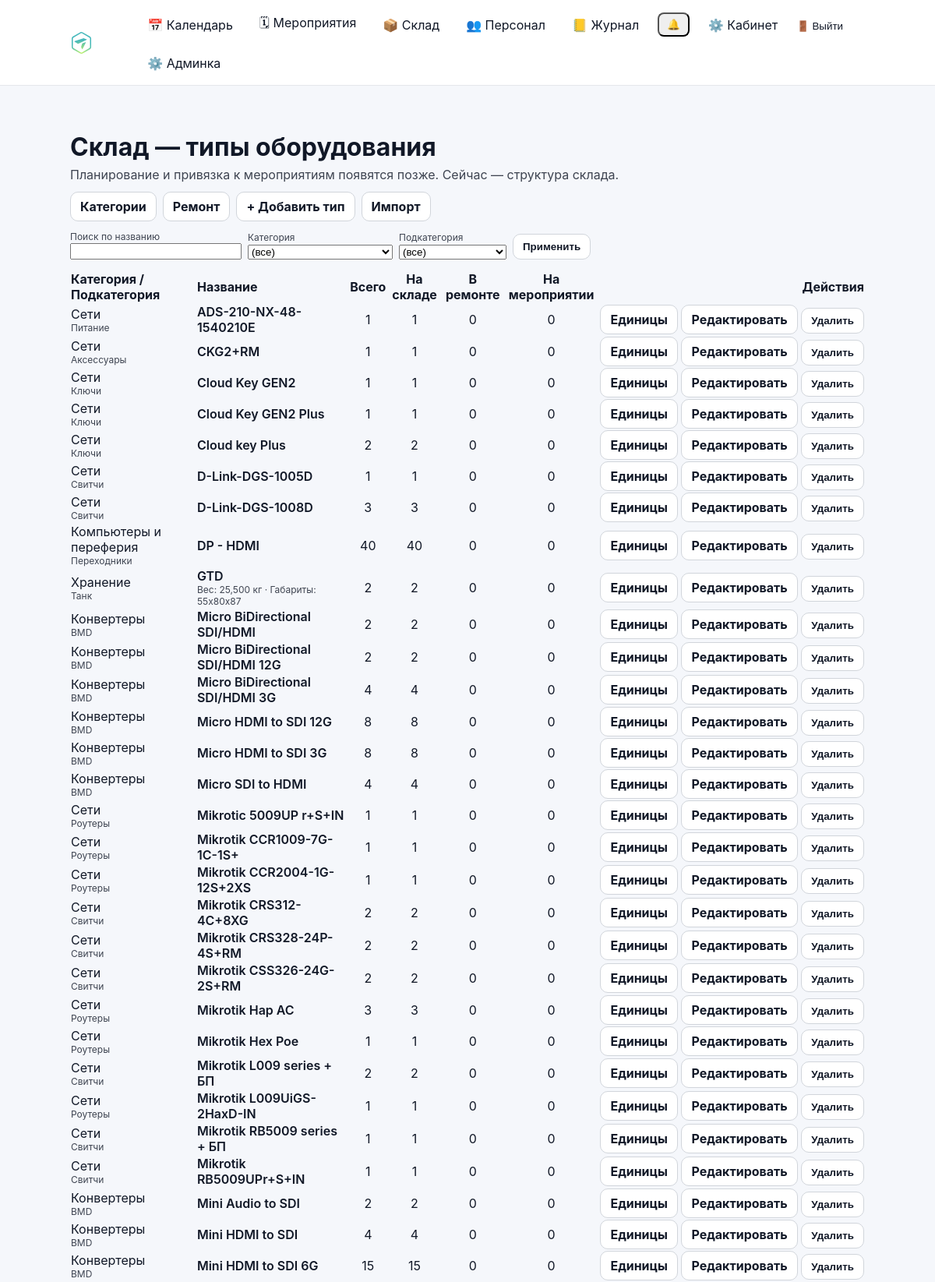
/warehouse/ (signed in, upper part), run on the app's committed database.
### inventory/models.py (models this page shows, shortened)
class StockEquipmentType(models.Model):
    name = models.CharField(max_length=255)
    category = models.ForeignKey(StockCategory, on_delete=models.PROTECT)
    subcategory = models.ForeignKey(
        StockSubcategory,
        on_delete=models.PROTECT,
        null=True,
        blank=True
    )
    power_w = models.PositiveIntegerField(
        null=True,
        blank=True,
        verbose_name="Потребляемая мощность (Вт)"
    )
    dimensions_mm = models.CharField(
        max_length=100,
        null=True,
        blank=True,
        verbose_name="Габариты (мм)"
    )
    weight_kg = models.DecimalField(
        max_digits=6,
        decimal_places=2,
        null=True,
        blank=True,
        verbose_name="Вес (кг)"
    )
    name = models.CharField(max_length=200)
    description = models.TextField(blank=True)
    weight_kg = models.DecimalField(max_digits=8, decimal_places=3, null=True, blank=True)
    width_mm = models.PositiveIntegerField(null=True, blank=True)
    height_mm = models.PositiveIntegerField(null=True, blank=True)
    depth_mm = models.PositiveIntegerField(null=True, blank=True)
    power_watt = models.PositiveIntegerField(null=True, blank=True)
    is_active = models.BooleanField(default=True)
    created_at = models.DateTimeField(auto_now_add=True)
    class Meta:
        verbose_name = "Тип оборудования склада"
        verbose_name_plural = "Типы оборудования склада"
        unique_together = ("category", "subcategory", "name")
        ordering = ["category__name", "subcategory__name", "name", "id"]

class StockCategory(models.Model):
    name = models.CharField(max_length=100, unique=True)
    class Meta:
        verbose_name = "Категория склада"
        verbose_name_plural = "Категории склада"
        ordering = ["name", "id"]

class StockSubcategory(models.Model):
    category = models.ForeignKey(StockCategory, on_delete=models.PROTECT, related_name="subcategories")
    name = models.CharField(max_length=100)
    class Meta:
        verbose_name = "Подкатегория склада"
        verbose_name_plural = "Подкатегории склада"
        unique_together = ("category", "name")
        ordering = ["category__name", "name", "id"]

### inventory/warehouse_types_views.py (the view)
# urls.py: path("warehouse/", warehouse_types_views.stock_type_list_view, name="stock_type_list"),
@login_required
def stock_type_list_view(request):
    if not can_view_stock(request.user):
        return _forbidden()
    category_id = request.GET.get("category") or ""
    subcategory_id = request.GET.get("subcategory") or ""
    q = (request.GET.get("q") or "").strip()
    types = StockEquipmentType.objects.select_related("category", "subcategory").all()
    if category_id.isdigit():
        types = types.filter(category_id=int(category_id))
    if subcategory_id.isdigit():
        types = types.filter(subcategory_id=int(subcategory_id))
    if q:
        types = types.filter(name__icontains=q)
    item_counts = (
        StockEquipmentItem.objects
        .values("equipment_type_id")
        .annotate(
            total=Count("id"),
            on_stock=Count("id", filter=Q(status=StockEquipmentItem.STATUS_STORAGE)),
            in_repair=Count("id", filter=Q(status=StockEquipmentItem.STATUS_REPAIR)),
            on_event=Count("id", filter=Q(status=StockEquipmentItem.STATUS_EVENT)),
        )
    )
    counts_map = {row["equipment_type_id"]: row for row in item_counts}
    categories = StockCategory.objects.all().order_by("name")
    subcategories = StockSubcategory.objects.all().order_by("name")
    if category_id.isdigit():
        subcategories = subcategories.filter(category_id=int(category_id))
    return render(
        request,
        "inventory/warehouse/types_list.html",
        {
            "types": types.order_by("name"),
            "categories": categories,
            "subcategories": subcategories,
            "category_id": category_id,
            "subcategory_id": subcategory_id,
            "q": q,
            "counts_map": counts_map,
            "can_manage": _can_manage(request.user),
        },
    )

### accounts/context_processors.py (called while the page is built)
def authz_flags(request):
    user = getattr(request, "user", None)
    return {
        "can_manage_staff": can_manage_staff(user),
        "can_edit_event_card": can_edit_event_card(user),
        "can_edit_event_equipment": can_edit_event_equipment(user),
        "can_edit_inventory": can_edit_inventory(user),
        "can_view_stock": can_view_stock(user),
    }

### accounts/permissions.py (called while the page is built)
def _ok(user) -> bool:
    return bool(user and user.is_authenticated)

def is_super(user) -> bool:
    return bool(_ok(user) and getattr(user, "is_superuser", False))

def can_manage_staff(user) -> bool:
    return is_super(user) or (_ok(user) and user.has_perm("accounts.manage_staff"))

def can_edit_inventory(user) -> bool:
    return is_super(user) or (_ok(user) and user.has_perm("inventory.manage_inventory"))

def can_view_stock(user) -> bool:
    return is_super(user) or (_ok(user) and (user.has_perm("inventory.manage_inventory") or user.has_perm("events.edit_event_card")))

def can_edit_event_card(user) -> bool:
    return is_super(user) or (_ok(user) and user.has_perm("events.edit_event_card"))

def can_edit_event_equipment(user) -> bool:
    return is_super(user) or (_ok(user) and user.has_perm("events.edit_event_equipment"))

### inventory/templatetags/inventory_extras.py (called while the page is built, shortened)
@register.filter(name="get_item")
def get_item(mapping, key):
    if mapping is None:
        return None
    try:
        return mapping.get(key)
    except Exception:
        pass

### inventory/warehouse_types_views.py (called while the page is built)
def _can_manage(user) -> bool:
    return can_edit_inventory(user)

### inventory/templates/inventory/warehouse/types_list.html (shortened to what this page needs)
{% extends 'base.html' %}
{% load static %}
{% load inventory_extras %}
{% block content %}
<div class="container" style="max-width: 1200px;">
  <h1 style="margin-bottom:6px;">Склад — типы оборудования</h1>
  <div style="opacity:.8; margin-bottom:12px;">Планирование и привязка к мероприятиям появятся позже. Сейчас — структура склада.</div>
  <div style="display:flex; gap:8px; flex-wrap:wrap; align-items:center; margin-bottom:12px;">
    <a class="btn" href="/warehouse/categories/">Категории</a>
    <a class="btn" href="/warehouse/repairs/">Ремонт</a>
    {% if can_manage %}
      <a class="btn" href="{% url 'stock_type_add' %}">+ Добавить тип</a>
    {% endif %}
    <a class="btn btn-light" href="{% url 'stock_import' %}">Импорт</a>
  </div>
  <form method="get" action="" style="display:flex; gap:8px; flex-wrap:wrap; align-items:end; margin-bottom:14px;">
    <div>
      <label for="q" style="display:block; font-size:12px; opacity:.8;">Поиск по названию</label>
      <input id="q" name="q" type="text" value="{{ q|default:'' }}" style="min-width:220px;">
    </div>
    <div>
      <label for="category" style="display:block; font-size:12px; opacity:.8;">Категория</label>
      <select id="category" name="category">
        <option value="">(все)</option>
      </select>
    </div>
    <div>
      <label for="subcategory" style="display:block; font-size:12px; opacity:.8;">Подкатегория</label>
      <select id="subcategory" name="subcategory">
        <option value="">(все)</option>
      </select>
    </div>
    <button class="btn" type="submit">Применить</button>
  </form>
  <table class="table" style="width:100%; border-collapse:collapse;">
    <thead>
      <tr>
        <th style="text-align:left;">Категория / Подкатегория</th>
        <th style="text-align:left;">Название</th>
        <th style="text-align:center;">Всего</th>
        <th style="text-align:center;">На складе</th>
        <th style="text-align:center;">В ремонте</th>
        <th style="text-align:center;">На мероприятии</th>
        <th style="text-align:right;">Действия</th>
      </tr>
    </thead>
    <tbody>
      {% for t in types %}
        {% with cnt=counts_map|get_item:t.id %}
        <tr>
          <td>
            <div>{{ t.category.name }}</div>
            <div style="opacity:.8; font-size:12px;">{% if t.subcategory %}{{ t.subcategory.name }}{% else %}—{% endif %}</div>
          </td>
          <td>
            <div style="font-weight:600;">{{ t.name }}</div>
            <div style="opacity:.8; font-size:12px;">
              {% if t.weight_kg %}Вес: {{ t.weight_kg }} кг{% endif %}
              {% if t.dimensions_mm %}{% if t.weight_kg %} · {% endif %}Габариты: {{ t.dimensions_mm }}{% endif %}
            </div>
          </td>
          <td style="text-align:center;">{{ cnt.total|default:0 }}</td>
          <td style="text-align:center;">{{ cnt.on_stock|default:0 }}</td>
          <td style="text-align:center;">{{ cnt.in_repair|default:0 }}</td>
          <td style="text-align:center;">{{ cnt.on_event|default:0 }}</td>
          <td style="text-align:right; white-space:nowrap;">
            <a class="btn btn-sm" href="{% url 'stock_items_list' type_id=t.id %}">Единицы</a>
            {% if can_manage %}
              <a class="btn btn-sm" href="{% url 'stock_type_edit' t.id %}">Редактировать</a>
              <form method="post" action="{% url 'stock_type_delete' t.id %}" style="display:inline;">
                <button class="btn btn-sm" type="submit" onclick="return confirm('Удалить тип «{{ t.name }}»?')">Удалить</button>
              </form>
            {% endif %}
          </td>
        </tr>
        {% endwith %}
      {% empty %}
        <tr>
          <td colspan="7" style="opacity:.8; padding:12px;">Пока нет типов оборудования.</td>
        </tr>
      {% endfor %}
    </tbody>
  </table>
</div>
{% endblock %}

### static/css/base.css (style rules this page uses)
* { box-sizing: border-box; }
html, body { height: 100%; }
body { margin: 0; font-family: -apple-system, BlinkMacSystemFont, "Segoe UI", Roboto, Arial, sans-serif; background: #f5f7fb; color: #111827; }
a { color: inherit; text-decoration: none; }
.container { max-width: 1100px; margin: 0 auto; padding: 20px; }
.btn { display: inline-flex; align-items: center; gap: 8px; padding: 8px 12px; border-radius: 10px; border: 1px solid #d1d5db; background: #ffffff; color: #111827; font-weight: 700; cursor: pointer; text-decoration: none; transition: transform 160ms ease, box-shadow 160ms ease, background 160ms ease, border-color 160ms ease; }

### data on the page
StockEquipmentType: category.name "Сети", subcategory.name "Питание", name "ADS-210-NX-48-1540210E", total "1", on_stock "1", in_repair "0", on_event "0"
StockEquipmentType: category.name "Сети", subcategory.name "Аксессуары", name "CKG2+RM", total "1", on_stock "1", in_repair "0", on_event "0"
StockEquipmentType: category.name "Сети", subcategory.name "Ключи", name "Cloud Key GEN2", total "1", on_stock "1", in_repair "0", on_event "0"
StockEquipmentType: category.name "Сети", subcategory.name "Ключи", name "Cloud Key GEN2 Plus", total "1", on_stock "1", in_repair "0", on_event "0"
StockEquipmentType: category.name "Сети", subcategory.name "Ключи", name "Cloud key Plus", total "2", on_stock "2", in_repair "0", on_event "0"
StockEquipmentType: category.name "Сети", subcategory.name "Свитчи", name "D-Link-DGS-1005D", total "1", on_stock "1", in_repair "0", on_event "0"
StockEquipmentType: category.name "Сети", subcategory.name "Свитчи", name "D-Link-DGS-1008D", total "3", on_stock "3", in_repair "0", on_event "0"
StockEquipmentType: category.name "Компьютеры и переферия", subcategory.name "Переходники", name "DP - HDMI", total "40", on_stock "40", in_repair "0", on_event "0"
StockEquipmentType: category.name "Хранение", subcategory.name "Танк", name "GTD", weight_kg "25,500", dimensions_mm "55x80x87", total "2", on_stock "2", in_repair "0", on_event "0"
StockEquipmentType: category.name "Конвертеры", subcategory.name "BMD", name "Micro BiDirectional SDI/HDMI", total "2", on_stock "2", in_repair "0", on_event "0"
StockEquipmentType: category.name "Конвертеры", subcategory.name "BMD", name "Micro BiDirectional SDI/HDMI 12G", total "2", on_stock "2", in_repair "0", on_event "0"
StockEquipmentType: category.name "Конвертеры", subcategory.name "BMD", name "Micro BiDirectional SDI/HDMI 3G", total "4", on_stock "4", in_repair "0", on_event "0"
StockEquipmentType: category.name "Конвертеры", subcategory.name "BMD", name "Micro HDMI to SDI 12G", total "8", on_stock "8", in_repair "0", on_event "0"
StockEquipmentType: category.name "Конвертеры", subcategory.name "BMD", name "Micro HDMI to SDI 3G", total "8", on_stock "8", in_repair "0", on_event "0"
StockEquipmentType: category.name "Конвертеры", subcategory.name "BMD", name "Micro SDI to HDMI", total "4", on_stock "4", in_repair "0", on_event "0"
StockEquipmentType: category.name "Сети", subcategory.name "Роутеры", name "Mikrotic 5009UP r+S+IN", total "1", on_stock "1", in_repair "0", on_event "0"
StockEquipmentType: category.name "Сети", subcategory.name "Роутеры", name "Mikrotik CCR1009-7G-1C-1S+", total "1", on_stock "1", in_repair "0", on_event "0"
StockEquipmentType: category.name "Сети", subcategory.name "Роутеры", name "Mikrotik CCR2004-1G-12S+2XS", total "1", on_stock "1", in_repair "0", on_event "0"
StockEquipmentType: category.name "Сети", subcategory.name "Свитчи", name "Mikrotik CRS312-4C+8XG", total "2", on_stock "2", in_repair "0", on_event "0"
StockEquipmentType: category.name "Сети", subcategory.name "Свитчи", name "Mikrotik CRS328-24P-4S+RM", total "2", on_stock "2", in_repair "0", on_event "0"
StockEquipmentType: category.name "Сети", subcategory.name "Свитчи", name "Mikrotik CSS326-24G-2S+RM", total "2", on_stock "2", in_repair "0", on_event "0"
StockEquipmentType: category.name "Сети", subcategory.name "Роутеры", name "Mikrotik Hap AC", total "3", on_stock "3", in_repair "0", on_event "0"
StockEquipmentType: category.name "Сети", subcategory.name "Роутеры", name "Mikrotik Hex Poe", total "1", on_stock "1", in_repair "0", on_event "0"
StockEquipmentType: category.name "Сети", subcategory.name "Свитчи", name "Mikrotik L009 series + БП", total "2", on_stock "2", in_repair "0", on_event "0"
StockEquipmentType: category.name "Сети", subcategory.name "Роутеры", name "Mikrotik L009UiGS-2HaxD-IN", total "1", on_stock "1", in_repair "0", on_event "0"
StockEquipmentType: category.name "Сети", subcategory.name "Свитчи", name "Mikrotik RB5009 series + БП", total "1", on_stock "1", in_repair "0", on_event "0"
StockEquipmentType: category.name "Сети", subcategory.name "Свитчи", name "Mikrotik RB5009UPr+S+IN", total "1", on_stock "1", in_repair "0", on_event "0"
StockEquipmentType: category.name "Конвертеры", subcategory.name "BMD", name "Mini Audio to SDI", total "2", on_stock "2", in_repair "0", on_event "0"
StockEquipmentType: category.name "Конвертеры", subcategory.name "BMD", name "Mini HDMI to SDI", total "4", on_stock "4", in_repair "0", on_event "0"
StockEquipmentType: category.name "Конвертеры", subcategory.name "BMD", name "Mini HDMI to SDI 6G", total "15", on_stock "15", in_repair "0", on_event "0"
